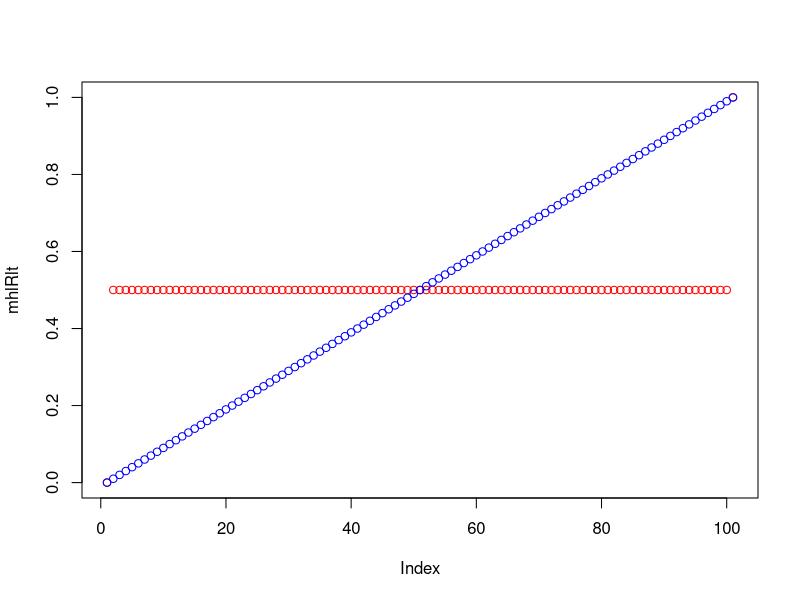

Here is the R script that generated this plot:


hap_comb_tmp<-function(hapinfo.single){
  # hap_com.single is a character of haplotype, such as "TCTCTT"
  hap_com.single<-c()
  for(i in 1:nchar(hapinfo.single)){
    for(j in i:(nchar(hapinfo.single))){
      hap_com.single<-c(hap_com.single,(substr(hapinfo.single,i,j)))
    } 
  }
  return(hap_com.single)
}

hap_comb<-function(hapinfo){
  # haplotype is array of observed methylation haplotype and return
  hap_comb<-unlist(lapply(hapinfo,hap_comb_tmp))
  return(hap_comb)
}

mhl<-function(hap_comb_array){
  mhl_value<-c()
  hap_comb_array<-unlist(hap_comb_array)
  meth_hap=lapply(lapply(hap_comb_array,function(x) unique(unlist(strsplit(x,"")))),function(x) paste(x,collapse=""))=="C"
  unmeth_hap=lapply(lapply(hap_comb_array,function(x) unique(unlist(strsplit(x,"")))),function(x) paste(x,collapse=""))=="T"
  hap_comb_array<-c(hap_comb_array[meth_hap],hap_comb_array[unmeth_hap])
  for(i in unique(nchar(hap_comb_array))){
    input_tmp<-which(nchar(hap_comb_array)==i)  
    nmeth<-length(grep("C",hap_comb_array[input_tmp]))
    nunmeth<-length(grep("T",hap_comb_array[input_tmp]))
    mhl_value<-c(mhl_value,i*nmeth/(nunmeth+nmeth))
  }
  mhl_value<-sum(mhl_value)/sum(unique(nchar(hap_comb_array)))
  return(mhl_value)
}

mf<-function(hapinfo){
  mf_value<-c()
  hap_comb_array<-unlist(hapinfo)
  meth_hap=unlist(lapply(hap_comb_array,function(x) unlist(strsplit(x,""))))
  nmeth<-length(grep("C",meth_hap))
  nunmeth<-length(grep("T",meth_hap))
  mf_value<-nmeth/(nunmeth+nmeth)
  return(mf_value)
}

# Figuure 2A
hapinfo<-c(rep("TTTT",16))
mhlA<-mhl(hap_comb(unique(hapinfo)))
# Figuure 2B
hapinfo<-c(rep("CCCC",16))
mhlB<-mhl(hap_comb(unique(hapinfo)))
# Figuure 2C
hapinfo<-c(rep("CCCC",8),rep("TTTT",8))
mhlC<-mhl(hap_comb(unique(hapinfo)))
# Figuure 2D
hapinfo<-c(rep("CCCC",8),rep("TTTT",8))
mhlC<-mhl(hap_comb(unique(hapinfo)))
# Figuure 2E
hapinfo<-c(rep("CCTT",8),rep("TTCC",8))
mhlE<-mhl(hap_comb((hapinfo)))



mhlRlt<-c()
mfRlt<-c()

for(K in seq(0,100,1)){
hapinfo<-c(rep("CCCC",K),rep("TTTT",100-K))
mhlrlt<-mhl(hap_comb(unique(hapinfo)))
mfrlt<-mf(hapinfo)
mhlRlt<-c(mhlRlt,mhlrlt)
mfRlt<-c(mfRlt,mfrlt)
}

mhlRlt
mfRlt
plot(mhlRlt,type="n")
lines(mhlRlt,type="p",col="red")
lines(mfRlt,type="p",col="blue")





